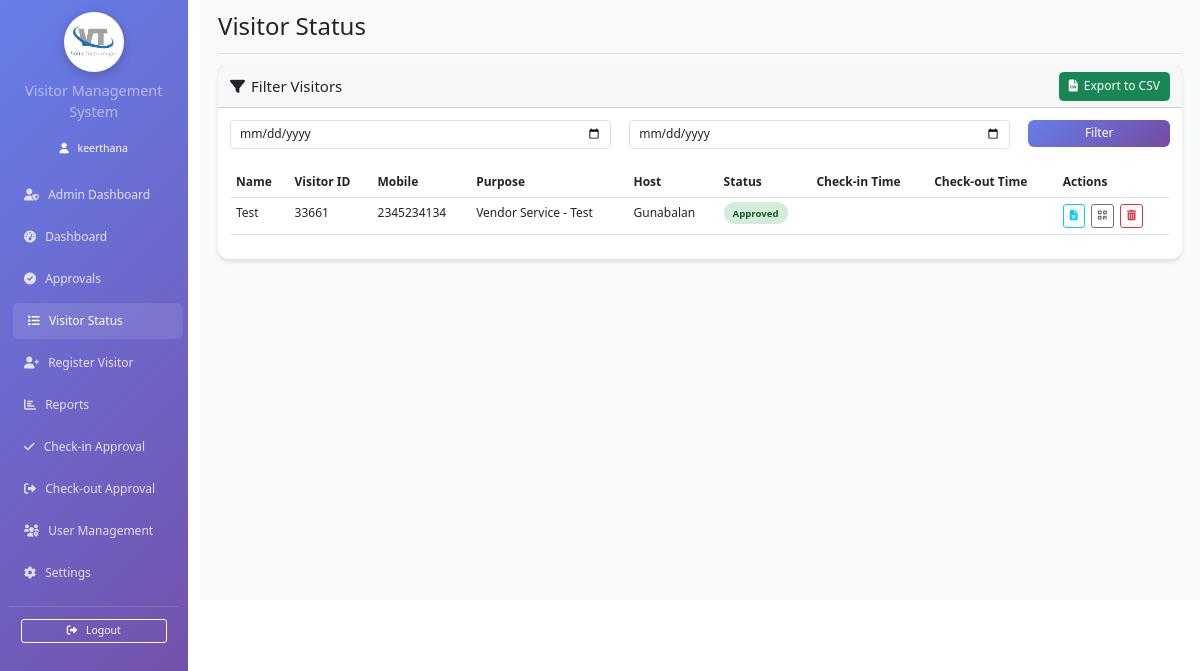
Page /vms/visitor_status (signed in) on the committed database.
### app.py (models this page shows)
class User(UserMixin, db.Model):
    id = db.Column(db.Integer, primary_key=True)
    employee_id = db.Column(db.String(80), unique=True, nullable=False)
    email = db.Column(db.String(120), unique=True, nullable=False)
    password_hash = db.Column(db.String(255), nullable=False)
    role = db.Column(db.String(20), nullable=False)
    username = db.Column(db.String(100), nullable=False)
    department = db.Column(db.String(100))
    unit = db.Column(db.String(100))
    is_active = db.Column(db.Boolean, default=True)
    created_at = db.Column(db.DateTime, default=lambda: datetime.now(IST_TIMEZONE))
    is_hod = db.Column(db.Boolean, default=False)  # Field to identify HODs

class Visitor(db.Model):
    id = db.Column(db.Integer, primary_key=True)
    name = db.Column(db.String(100), nullable=False)
    email = db.Column(db.String(120))
    mobile = db.Column(db.String(20), nullable=False)
    purpose = db.Column(db.Text, nullable=False)
    host_id = db.Column(db.Integer, db.ForeignKey('user.id'), nullable=False)
    id_proof_path = db.Column(db.String(200))
    id_proof_type = db.Column(db.String(50))  # New column for type of ID proof
    other_id_proof_type = db.Column(db.String(100))  # New column for custom ID proof type if 'Others' is selected
    visitor_image = db.Column(db.String(200))  # New column for visitor's captured photo
    status = db.Column(db.String(20), default='pending')  # pending, approved, rejected, exited
    approved_at = db.Column(db.DateTime) # New column to store approval timestamp
    check_in_time = db.Column(db.DateTime) # Removed default=datetime.utcnow, as check-in is a separate action
    check_out_time = db.Column(db.DateTime)
    qr_code = db.Column(db.String(200))
    created_by = db.Column(db.Integer, db.ForeignKey('user.id'), nullable=False)
    unit = db.Column(db.String(100)) # New column for visitor's unit
    work_permit_certificate = db.Column(db.String(200))  # Path to work permit certificate file
    approved_by_id = db.Column(db.Integer, db.ForeignKey('user.id'))  # ID of user who approved
    meeting_id = db.Column(db.String(50))
    requested_by = db.Column(db.String(100))
    no_of_hours = db.Column(db.Integer)
    visit_location = db.Column(db.String(100))
    visitor_type = db.Column(db.String(50))
    company = db.Column(db.String(100))
    from_datetime = db.Column(db.DateTime)
    to_datetime = db.Column(db.DateTime)
    card_identification_name = db.Column(db.String(100))
    access_group_name = db.Column(db.String(100))
    Visitor_ID = db.Column(db.String(100))
    original_visitor_id = db.Column(db.String(100))
    host = db.relationship('User', foreign_keys=[host_id])
    created_by_user = db.relationship('User', foreign_keys=[created_by])
    approved_by_user = db.relationship('User', foreign_keys=[approved_by_id])
    materials = db.relationship('Material', backref='visitor', lazy=True, cascade="all, delete-orphan")

### app.py (the view)
@app.route('/vms/visitor_status', methods=['GET', 'POST'])
@rate_limit(limit=60, window=60, name='visitor_status')
@login_required
def visitor_status():
    if current_user.role not in ['admin', 'security', 'employee']:
        flash('Access denied!', 'error')
        return redirect(url_for('dashboard',_external=True))
    start_date_str = request.form.get('start_date')
    end_date_str = request.form.get('end_date')
    query = Visitor.query
    if current_user.role == 'security':
        query = query.filter_by(unit=current_user.unit)
    elif current_user.role == 'employee':
        query = query.filter_by(host_id=current_user.id)
    if start_date_str and end_date_str:
        start_date = datetime.strptime(start_date_str, '%Y-%m-%d')
        end_date = datetime.strptime(end_date_str, '%Y-%m-%d') + timedelta(days=1)
        visitors = query.filter(Visitor.check_in_time >= start_date, Visitor.check_in_time < end_date).all()
    else:
        visitors = query.all()
    return render_template('visitor_status.html', visitors=visitors, start_date=start_date_str, end_date=end_date_str)

### templates/visitor_status.html (shortened to what this page needs)
{% extends "base.html" %}
{% block page_title %}Visitor Status{% endblock %}
{% block content %}
<div class="card">
    <div class="card-header d-flex justify-content-between align-items-center">
        <h5 class="mb-0"><i class="fas fa-filter me-2"></i>Filter Visitors</h5>
        {% if current_user.role in ['admin', 'security', 'employee'] %}
        <a href="{{ url_for('export_visitors_csv') }}" class="btn btn-success">
            <i class="fas fa-file-csv me-2"></i>Export to CSV
        </a>
        {% endif %}
    </div>
    <div class="card-body">
        <form method="POST" action="{{ url_for('visitor_status') }}">
            <div class="row">
                <div class="col-md-5">
                    <input type="date" class="form-control" name="start_date" value="{{ start_date or '' }}">
                </div>
                <div class="col-md-5">
                    <input type="date" class="form-control" name="end_date" value="{{ end_date or '' }}">
                </div>
                <div class="col-md-2">
                    <button class="btn btn-primary w-100" type="submit">Filter</button>
                </div>
            </div>
        </form>
        {% if visitors %}
            <div class="table-responsive mt-4">
                <table class="table table-hover">
                    <thead>
                        <tr>
                            <th>Name</th>
                            <th>Visitor ID</th>
                            <th>Mobile</th>
                            <th>Purpose</th>
                            <th>Host</th>
                            <th>Status</th>
                            <th>Check-in Time</th>
                            <th>Check-out Time</th>
                            <th>Actions</th>
                        </tr>
                    </thead>
                    <tbody>
                        {% for visitor in visitors %}
                        <tr>
                            <td>{{ visitor.name }}</td>
                            <td>{{ visitor.Visitor_ID }}</td>
                            <td>{{ visitor.mobile }}</td>
                            <td>{{ visitor.purpose }}</td>
                            <td>{{ visitor.host.username }}</td>
                            <td>
                                <span class="status-badge status-{{ visitor.status }}">
                                    {{ visitor.status|title }}
                                </span>
                            </td>
                            <td>{{ visitor.check_in_time.strftime('%Y-%m-%d %H:%M:%S') if visitor.check_in_time else '' }}</td>
                            <td>{{ visitor.check_out_time.strftime('%Y-%m-%d %H:%M:%S') if visitor.check_out_time else '' }}</td>
                            <td>
                                <a href="{{ url_for('get_visitor_details', visitor_id=visitor.Visitor_ID) }}" class="btn btn-sm btn-outline-info" title="View Report">
                                    <i class="fas fa-file-alt"></i>
                                </a>
                                <a href="{{ url_for('display_qr_code', visitor_id=visitor.Visitor_ID) }}" class="btn btn-sm btn-outline-secondary ms-1" title="View QR Code">
                                    <i class="fas fa-qrcode"></i>
                                </a>
                                {% if current_user.role in ['admin', 'security'] %}
                                <form method="POST" action="{{ url_for('delete_visitor', visitor_id=visitor.Visitor_ID) }}" style="display:inline;">
                                    <button type="submit" class="btn btn-sm btn-outline-danger ms-1" title="Delete Visitor" onclick="return confirm('Are you sure you want to delete this visitor?');">
                                        <i class="fas fa-trash-alt"></i>
                                    </button>
                                </form>
                                {% endif %}
                            </td>
                        </tr>
                        {% endfor %}
                    </tbody>
                </table>
            </div>
        {% else %}
            <div class="text-center py-4">
                <i class="fas fa-users fa-3x text-muted mb-3"></i>
                <h5 class="text-muted">No visitors found</h5>
                <p class="text-muted">There are no visitors matching the selected criteria.</p>
            </div>
        {% endif %}
    </div>
</div>
{% endblock %}

### templates/base.html (shortened to what this page needs)
<!DOCTYPE html>
<html lang="en">
<head>
    <link href="{{ url_for('static', filename='vendor/bootstrap/css/bootstrap.min.css') }}" rel="stylesheet">
    <link href="{{ url_for('static', filename='vendor/fontawesome/css/all.min.css') }}" rel="stylesheet">
    <link href="{{ url_for('static', filename='vendor/select2/css/select2.min.css') }}" rel="stylesheet" />
</head>
<body>
    {% if current_user.is_authenticated %}
    <div class="container-fluid">
        <div class="row">
            <nav class="col-md-3 col-lg-2 d-md-block sidebar collapse">
                <div class="position-sticky pt-3">
                    <div class="text-center mb-4">
                        <img src="{{ url_for('static', filename='logo.png') }}" alt="Company Logo" style="width: 80px; height: 80px; border-radius: 50%; object-fit: contain; margin: 0 auto 10px auto; display: block; background-color: white; box-shadow: 0 4px 15px rgba(0,0,0,0.2); padding: 5px;">
                        <p class="text-white-50 sidebar-system-title mb-0">Visitor Management System</p>
                    </div>
                    {% if current_user.is_authenticated %}
                    <div class="text-center mb-4">
                        <div class="text-white small">
                            <i class="fas fa-user me-2"></i> {{ current_user.username }}
                        </div>
                    </div>
                    {% endif %}
                    <ul class="nav flex-column">
                        {% if current_user.role == 'admin' %}
                         <li class="nav-item">
                            <a class="nav-link {% if request.endpoint == 'admin_dashboard' %}active{% endif %}" href="{{ url_for('admin_dashboard') }}">
                                <i class="fas fa-user-shield me-2"></i> Admin Dashboard
                            </a>
                        </li>
                        {% endif %}
                        {% if current_user.role in ['admin', 'security', 'employee'] %}
                        <li class="nav-item">
                            <a class="nav-link {% if request.endpoint == 'dashboard' %}active{% endif %}" href="{{ url_for('dashboard') }}">
                                <i class="fas fa-tachometer-alt me-2"></i> Dashboard
                            </a>
                        </li>
                        <li class="nav-item">
                            <a class="nav-link {% if request.endpoint == 'approval_dashboard' %}active{% endif %}" href="{{ url_for('approval_dashboard') }}">
                                <i class="fas fa-check-circle me-2"></i> Approvals
                            </a>
                        </li>
                        <li class="nav-item">
                            <a class="nav-link {% if request.endpoint == 'visitor_status' %}active{% endif %}" href="{{ url_for('visitor_status') }}">
                                <i class="fas fa-list me-2"></i> Visitor Status
                            </a>
                        </li>
                        <li class="nav-item">
                            <a class="nav-link {% if request.endpoint == 'register_visitor' %}active{% endif %}" href="{{ url_for('register_visitor') }}">
                                <i class="fas fa-user-plus me-2"></i> Register Visitor
                            </a>
                        </li>
                        <li class="nav-item">
                            <a class="nav-link {% if request.endpoint == 'reports' %}active{% endif %}" href="{{ url_for('reports') }}">
                                <i class="fas fa-chart-bar me-2"></i> Reports
                            </a>
                        </li>
                        {% endif %}
                         {% if current_user.role in ['admin', 'security'] %}
                        <li class="nav-item">
                            <a class="nav-link {% if request.endpoint == 'check_in_approval' %}active{% endif %}" href="{{ url_for('check_in_approval') }}">
                                <i class="fas fa-check me-2"></i> Check-in Approval
                            </a>
                        </li>
                        <li class="nav-item">
                            <a class="nav-link {% if request.endpoint == 'check_out_approval' %}active{% endif %}" href="{{ url_for('check_out_approval') }}">
                                <i class="fas fa-sign-out-alt me-2"></i> Check-out Approval
                            </a>
                        </li>
                        {% endif %}
                        {% if current_user.role == 'admin' %}
                        <li class="nav-item">
                            <a class="nav-link {% if request.endpoint == 'user_management' %}active{% endif %}" href="{{ url_for('user_management') }}">
                                <i class="fas fa-users-cog me-2"></i> User Management
                            </a>
                        </li>
                        <li class="nav-item">
                            <a class="nav-link {% if request.endpoint == 'settings' %}active{% endif %}" href="{{ url_for('settings') }}">
                                <i class="fas fa-cog me-2"></i> Settings
                            </a>
                        </li>
                    </ul>
                    {% endif %}
                    <hr class="text-white-50">
                    <div class="px-3">
                        <a href="{{ url_for('logout') }}" class="btn btn-outline-light btn-sm w-100">
                            <i class="fas fa-sign-out-alt me-2"></i> Logout
                        </a>
                    </div>
                </div>
            </nav>
            <main class="col-md-9 ms-sm-auto col-lg-10 px-md-4 main-content" style="margin-left: 250px;">
                <div class="d-flex justify-content-between flex-wrap flex-md-nowrap align-items-center pt-3 pb-2 mb-3 border-bottom">
                    <h1 class="h2">{% block page_title %}{% endblock %}</h1>
                </div>
                {% block content %}{% endblock %}
            </main>
        </div>
    </div>
    {% else %}
        {% block auth_content %}{% endblock %}
    {% endif %}
</body>
</html>

### rows in the picture
User: username "keerthana"
Visitor: name "Test", Visitor_ID "33661", mobile "2345234134", purpose "Vendor Service - Test", host.username "Gunabalan", status "Approved"
